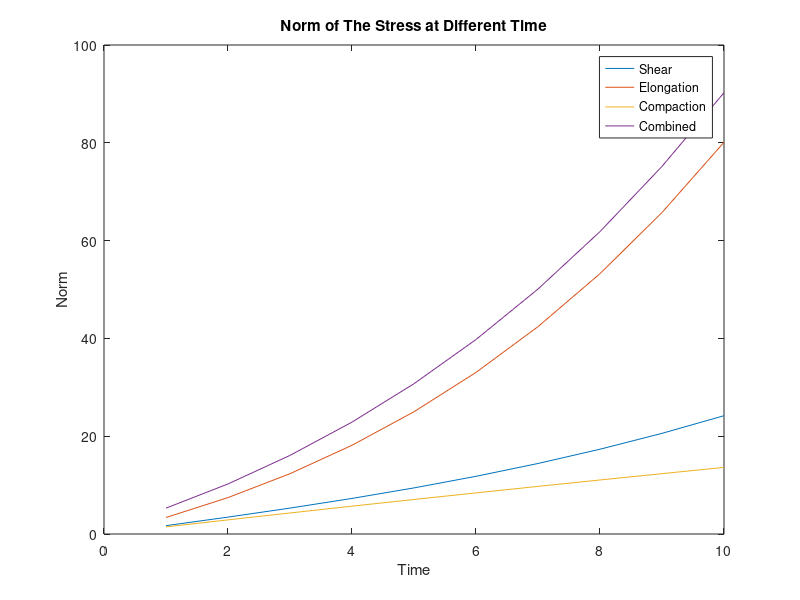

Here is the MATLAB script that generated this plot:
function FroNorms
    %Deformation: initializing
    a = -2;
    b = -1;
    c = 4;
    k = 80;
    u = 30;
    Identity = eye(3);
    c1 = k + (4/3)*u;
    c2 = k - (2/3)*u;
    IE = [c1,c2,c2,0,0,0;c2,c1,c2,0,0,0;c2,c2,c1,0,0,0;0,0,0,u,0,0;0,0,0,0,u,0;0,0,0,0,0,u];

    %Shear
    Norm_Shear = [];
    for t = 1:10
        A_Shear = 0.01*[0,a*t,0;a*t,0,0;0,0,0];
        F_Shear = A_Shear + Identity;
        E_Shear = 0.5*(F_Shear'*F_Shear - Identity);
        E_V = [E_Shear(1,1),E_Shear(2,2),E_Shear(3,3),2*E_Shear(1,2),2*E_Shear(2,3),2*E_Shear(1,3)]';
        S_V = IE * E_V;
        S11 = S_V(1);
        S22 = S_V(2);
        S33 = S_V(3);
        S12 = S_V(4);
        S23 = S_V(5);
        S13 = S_V(6);
        S = [S11,S12,S13;S12,S22,S23;S13,S23,S33];
        J = det(F_Shear);
        Stress = (1/J)*(F_Shear*S*F_Shear');
        n = norm(Stress,'fro');
        Norm_Shear = [Norm_Shear,n];
    end
    fid = fopen('shear.txt','wt');
    fprintf(fid,'%g\t',Norm_Shear);
    fclose(fid);

    
    %Elongation
    Norm_Elong = [];
    for t = 1:10
        A_Elongation = 0.01*[a*t,0,0;0,b*t,0;0,0,c*t];
        F_Elongation = A_Elongation + Identity;
        E_Elongation = 0.5*(F_Elongation'*F_Elongation - Identity);
        E_V = [E_Elongation(1,1),E_Elongation(2,2),E_Elongation(3,3),2*E_Elongation(1,2),2*E_Elongation(2,3),2*E_Elongation(1,3)]';
        S_V = IE * E_V;
        S11 = S_V(1);
        S22 = S_V(2);
        S33 = S_V(3);
        S12 = S_V(4);
        S23 = S_V(5);
        S13 = S_V(6);
        S = [S11,S12,S13;S12,S22,S23;S13,S23,S33];
        J = det(F_Elongation);
        Stress = (1/J)*(F_Elongation*S*F_Elongation');
        n = norm(Stress,'fro');
        Norm_Elong = [Norm_Elong,n];
    end
    fid = fopen('elongation.txt','wt');
    fprintf(fid,'%g\t',Norm_Elong);
    fclose(fid);
    
    
    %Compaction
    Norm_Comp = [];
    for t = 1:10
        A_Compaction = 0.01*[0,0,0;0,b*t,0;0,0,0];
        F_Compaction = A_Compaction + Identity;
        E_Compaction = 0.5*(F_Compaction'*F_Compaction - Identity);
        E_V = [E_Compaction(1,1),E_Compaction(2,2),E_Compaction(3,3),2*E_Compaction(1,2),2*E_Compaction(2,3),2*E_Compaction(1,3)]';
        S_V = IE * E_V;
        S11 = S_V(1);
        S22 = S_V(2);
        S33 = S_V(3);
        S12 = S_V(4);
        S23 = S_V(5);
        S13 = S_V(6);
        S = [S11,S12,S13;S12,S22,S23;S13,S23,S33];
        J = det(F_Compaction);
        Stress = (1/J)*(F_Compaction*S*F_Compaction');
        n = norm(Stress,'fro');
        Norm_Comp = [Norm_Comp,n];
    end
    fid = fopen('compaction.txt','wt');
    fprintf(fid,'%g\t',Norm_Comp);
    fclose(fid);
    
    
    %Combined
    Norm_Comb = [];
    for t = 1:10
        A_Combined = 0.01*[a*t,b*t,0;b*t,c*t,0;0,0,1];
        F_Combined = A_Combined + Identity;
        E_Combined = 0.5*(F_Combined'*F_Combined - Identity);
        E_V = [E_Combined(1,1),E_Combined(2,2),E_Combined(3,3),2*E_Combined(1,2),2*E_Combined(2,3),2*E_Combined(1,3)]';
        S_V = IE * E_V;
        S11 = S_V(1);
        S22 = S_V(2);
        S33 = S_V(3);
        S12 = S_V(4);
        S23 = S_V(5);
        S13 = S_V(6);
        S = [S11,S12,S13;S12,S22,S23;S13,S23,S33];
        J = det(F_Combined);
        Stress = (1/J)*(F_Combined*S*F_Combined');
        n = norm(Stress,'fro');
        Norm_Comb = [Norm_Comb,n];
    end
    fid = fopen('combined.txt','wt');
    fprintf(fid,'%g\t',Norm_Comb);
    fclose(fid);

    t = 1:10;
    plot(t,Norm_Shear);
    hold on;
    plot(t,Norm_Elong);
    plot(t,Norm_Comp);
    plot(t,Norm_Comb);
    title('Norm of The Stress at Different Time');
    xlabel('Time');
    ylabel('Norm');
    legend('Shear','Elongation','Compaction','Combined');
    


end

